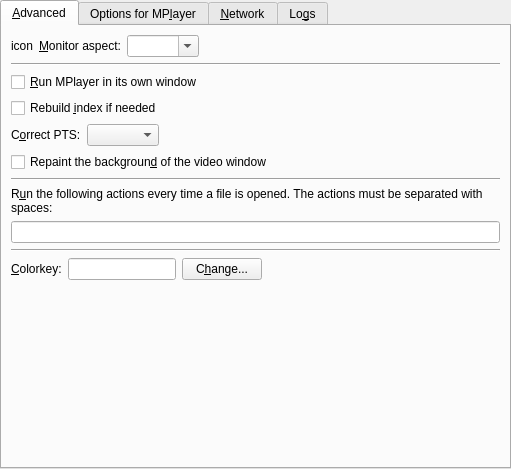
<?xml version="1.0" encoding="UTF-8"?>
<ui version="4.0">
 <class>PrefAdvanced</class>
 <widget class="QWidget" name="PrefAdvanced">
  <property name="geometry">
   <rect>
    <x>0</x>
    <y>0</y>
    <width>511</width>
    <height>469</height>
   </rect>
  </property>
  <layout class="QVBoxLayout">
   <property name="margin">
    <number>0</number>
   </property>
   <item>
    <widget class="QTabWidget" name="advanced_tab">
     <property name="currentIndex">
      <number>0</number>
     </property>
     <widget class="QWidget" name="tab1">
      <attribute name="title">
       <string>&amp;Advanced</string>
      </attribute>
      <layout class="QVBoxLayout">
       <item>
        <layout class="QHBoxLayout">
         <property name="spacing">
          <number>6</number>
         </property>
         <property name="margin">
          <number>0</number>
         </property>
         <item>
          <widget class="QLabel" name="monitor_aspect_icon">
           <property name="text">
            <string>icon</string>
           </property>
           <property name="wordWrap">
            <bool>false</bool>
           </property>
          </widget>
         </item>
         <item>
          <widget class="QLabel" name="textLabel1_8">
           <property name="text">
            <string>&amp;Monitor aspect:</string>
           </property>
           <property name="wordWrap">
            <bool>false</bool>
           </property>
           <property name="buddy">
            <cstring>monitoraspect_combo</cstring>
           </property>
          </widget>
         </item>
         <item>
          <widget class="MyComboBox" name="monitoraspect_combo">
           <property name="sizePolicy">
            <sizepolicy hsizetype="Preferred" vsizetype="Fixed">
             <horstretch>0</horstretch>
             <verstretch>0</verstretch>
            </sizepolicy>
           </property>
           <property name="editable">
            <bool>true</bool>
           </property>
          </widget>
         </item>
         <item>
          <spacer>
           <property name="orientation">
            <enum>Qt::Horizontal</enum>
           </property>
           <property name="sizeType">
            <enum>QSizePolicy::Expanding</enum>
           </property>
           <property name="sizeHint" stdset="0">
            <size>
             <width>190</width>
             <height>21</height>
            </size>
           </property>
          </spacer>
         </item>
        </layout>
       </item>
       <item>
        <widget class="Line" name="line_2">
         <property name="sizePolicy">
          <sizepolicy hsizetype="Expanding" vsizetype="Fixed">
           <horstretch>0</horstretch>
           <verstretch>0</verstretch>
          </sizepolicy>
         </property>
         <property name="orientation">
          <enum>Qt::Horizontal</enum>
         </property>
        </widget>
       </item>
       <item>
        <widget class="QCheckBox" name="mplayer_use_window_check">
         <property name="text">
          <string>&amp;Run MPlayer in its own window</string>
         </property>
        </widget>
       </item>
       <item>
        <widget class="QCheckBox" name="idx_check">
         <property name="text">
          <string>Rebuild &amp;index if needed</string>
         </property>
        </widget>
       </item>
       <item>
        <layout class="QHBoxLayout">
         <item>
          <widget class="QLabel" name="label_8">
           <property name="text">
            <string>C&amp;orrect PTS:</string>
           </property>
           <property name="buddy">
            <cstring>correct_pts_combo</cstring>
           </property>
          </widget>
         </item>
         <item>
          <widget class="TristateCombo" name="correct_pts_combo"/>
         </item>
         <item>
          <spacer>
           <property name="orientation">
            <enum>Qt::Horizontal</enum>
           </property>
           <property name="sizeHint" stdset="0">
            <size>
             <width>40</width>
             <height>20</height>
            </size>
           </property>
          </spacer>
         </item>
        </layout>
       </item>
       <item>
        <widget class="QCheckBox" name="repaint_video_background_check">
         <property name="text">
          <string>Repaint the backgroun&amp;d of the video window</string>
         </property>
        </widget>
       </item>
       <item>
        <widget class="Line" name="line_3">
         <property name="sizePolicy">
          <sizepolicy hsizetype="Expanding" vsizetype="Fixed">
           <horstretch>0</horstretch>
           <verstretch>0</verstretch>
          </sizepolicy>
         </property>
         <property name="orientation">
          <enum>Qt::Horizontal</enum>
         </property>
        </widget>
       </item>
       <item>
        <widget class="QLabel" name="label_7">
         <property name="text">
          <string>R&amp;un the following actions every time a file is opened. The actions must be separated with spaces:</string>
         </property>
         <property name="wordWrap">
          <bool>true</bool>
         </property>
         <property name="buddy">
          <cstring>actions_to_run_edit</cstring>
         </property>
        </widget>
       </item>
       <item>
        <widget class="QLineEdit" name="actions_to_run_edit"/>
       </item>
       <item>
        <widget class="Line" name="line">
         <property name="sizePolicy">
          <sizepolicy hsizetype="Expanding" vsizetype="Fixed">
           <horstretch>0</horstretch>
           <verstretch>0</verstretch>
          </sizepolicy>
         </property>
         <property name="orientation">
          <enum>Qt::Horizontal</enum>
         </property>
        </widget>
       </item>
       <item>
        <layout class="QHBoxLayout">
         <property name="spacing">
          <number>6</number>
         </property>
         <property name="margin">
          <number>0</number>
         </property>
         <item>
          <widget class="QLabel" name="colorkey_label">
           <property name="text">
            <string>&amp;Colorkey:</string>
           </property>
           <property name="wordWrap">
            <bool>false</bool>
           </property>
           <property name="buddy">
            <cstring>colorkey_view</cstring>
           </property>
          </widget>
         </item>
         <item>
          <widget class="QLineEdit" name="colorkey_view">
           <property name="sizePolicy">
            <sizepolicy hsizetype="Minimum" vsizetype="Fixed">
             <horstretch>0</horstretch>
             <verstretch>0</verstretch>
            </sizepolicy>
           </property>
          </widget>
         </item>
         <item>
          <widget class="QPushButton" name="changeButton">
           <property name="text">
            <string>C&amp;hange...</string>
           </property>
          </widget>
         </item>
         <item>
          <spacer>
           <property name="orientation">
            <enum>Qt::Horizontal</enum>
           </property>
           <property name="sizeType">
            <enum>QSizePolicy::Expanding</enum>
           </property>
           <property name="sizeHint" stdset="0">
            <size>
             <width>131</width>
             <height>21</height>
            </size>
           </property>
          </spacer>
         </item>
        </layout>
       </item>
       <item>
        <spacer>
         <property name="orientation">
          <enum>Qt::Vertical</enum>
         </property>
         <property name="sizeType">
          <enum>QSizePolicy::Expanding</enum>
         </property>
         <property name="sizeHint" stdset="0">
          <size>
           <width>489</width>
           <height>51</height>
          </size>
         </property>
        </spacer>
       </item>
      </layout>
     </widget>
     <widget class="QWidget" name="tab2">
      <attribute name="title">
       <string>Options for MP&amp;layer</string>
      </attribute>
      <layout class="QVBoxLayout">
       <property name="spacing">
        <number>6</number>
       </property>
       <property name="margin">
        <number>9</number>
       </property>
       <item>
        <widget class="QLabel" name="textLabel3_2">
         <property name="text">
          <string>Here you can pass extra options to MPlayer.
Write them separated by spaces.
Example: -flip -nosound</string>
         </property>
         <property name="alignment">
          <set>Qt::AlignVCenter</set>
         </property>
         <property name="wordWrap">
          <bool>false</bool>
         </property>
        </widget>
       </item>
       <item>
        <layout class="QHBoxLayout">
         <property name="spacing">
          <number>6</number>
         </property>
         <property name="margin">
          <number>0</number>
         </property>
         <item>
          <widget class="QLabel" name="textLabel1_3">
           <property name="text">
            <string>&amp;Options:</string>
           </property>
           <property name="wordWrap">
            <bool>false</bool>
           </property>
           <property name="buddy">
            <cstring>mplayer_args_edit</cstring>
           </property>
          </widget>
         </item>
         <item>
          <widget class="QLineEdit" name="mplayer_args_edit"/>
         </item>
        </layout>
       </item>
       <item>
        <widget class="Line" name="line2">
         <property name="sizePolicy">
          <sizepolicy hsizetype="Expanding" vsizetype="Fixed">
           <horstretch>0</horstretch>
           <verstretch>0</verstretch>
          </sizepolicy>
         </property>
         <property name="frameShape">
          <enum>QFrame::HLine</enum>
         </property>
         <property name="frameShadow">
          <enum>QFrame::Sunken</enum>
         </property>
         <property name="orientation">
          <enum>Qt::Horizontal</enum>
         </property>
        </widget>
       </item>
       <item>
        <widget class="QLabel" name="textLabel4_2">
         <property name="text">
          <string>You can also pass additional video filters.
Separate them with &quot;,&quot;. Do not use spaces!
Example: scale=512:-2,eq2=1.1</string>
         </property>
         <property name="alignment">
          <set>Qt::AlignVCenter</set>
         </property>
         <property name="wordWrap">
          <bool>false</bool>
         </property>
        </widget>
       </item>
       <item>
        <layout class="QHBoxLayout">
         <property name="spacing">
          <number>6</number>
         </property>
         <property name="margin">
          <number>0</number>
         </property>
         <item>
          <widget class="QLabel" name="textLabel2_3">
           <property name="text">
            <string>V&amp;ideo filters:</string>
           </property>
           <property name="wordWrap">
            <bool>false</bool>
           </property>
           <property name="buddy">
            <cstring>mplayer_vfilters_edit</cstring>
           </property>
          </widget>
         </item>
         <item>
          <widget class="QLineEdit" name="mplayer_vfilters_edit"/>
         </item>
        </layout>
       </item>
       <item>
        <widget class="Line" name="line3">
         <property name="sizePolicy">
          <sizepolicy hsizetype="Expanding" vsizetype="Fixed">
           <horstretch>0</horstretch>
           <verstretch>0</verstretch>
          </sizepolicy>
         </property>
         <property name="frameShape">
          <enum>QFrame::HLine</enum>
         </property>
         <property name="frameShadow">
          <enum>QFrame::Sunken</enum>
         </property>
         <property name="orientation">
          <enum>Qt::Horizontal</enum>
         </property>
        </widget>
       </item>
       <item>
        <widget class="QLabel" name="textLabel5_2">
         <property name="text">
          <string>And finally audio filters. Same rule as for video filters.
Example: resample=44100:0:0,volnorm</string>
         </property>
         <property name="alignment">
          <set>Qt::AlignVCenter</set>
         </property>
         <property name="wordWrap">
          <bool>false</bool>
         </property>
        </widget>
       </item>
       <item>
        <layout class="QHBoxLayout">
         <property name="spacing">
          <number>6</number>
         </property>
         <property name="margin">
          <number>0</number>
         </property>
         <item>
          <widget class="QLabel" name="textLabel3_3">
           <property name="text">
            <string>Audio &amp;filters:</string>
           </property>
           <property name="wordWrap">
            <bool>false</bool>
           </property>
           <property name="buddy">
            <cstring>mplayer_afilters_edit</cstring>
           </property>
          </widget>
         </item>
         <item>
          <widget class="QLineEdit" name="mplayer_afilters_edit"/>
         </item>
        </layout>
       </item>
       <item>
        <spacer>
         <property name="orientation">
          <enum>Qt::Vertical</enum>
         </property>
         <property name="sizeHint" stdset="0">
          <size>
           <width>20</width>
           <height>40</height>
          </size>
         </property>
        </spacer>
       </item>
      </layout>
     </widget>
     <widget class="QWidget" name="tab_proxy">
      <attribute name="title">
       <string>&amp;Network</string>
      </attribute>
      <layout class="QVBoxLayout">
       <item>
        <widget class="QGroupBox" name="internet_connection_groupbox">
         <property name="title">
          <string>Network Connection</string>
         </property>
         <layout class="QVBoxLayout">
          <property name="spacing">
           <number>6</number>
          </property>
          <property name="margin">
           <number>9</number>
          </property>
          <item>
           <widget class="QRadioButton" name="ipv4_button">
            <property name="text">
             <string>IPv&amp;4</string>
            </property>
           </widget>
          </item>
          <item>
           <widget class="QRadioButton" name="ipv6_button">
            <property name="text">
             <string>IPv&amp;6</string>
            </property>
           </widget>
          </item>
         </layout>
        </widget>
       </item>
       <item>
        <spacer>
         <property name="orientation">
          <enum>Qt::Vertical</enum>
         </property>
         <property name="sizeHint" stdset="0">
          <size>
           <width>458</width>
           <height>31</height>
          </size>
         </property>
        </spacer>
       </item>
      </layout>
     </widget>
     <widget class="QWidget" name="tab4">
      <attribute name="title">
       <string>Lo&amp;gs</string>
      </attribute>
      <layout class="QVBoxLayout">
       <item>
        <widget class="QCheckBox" name="log_smplayer2_check">
         <property name="text">
          <string>Log &amp;SMPlayer2 output</string>
         </property>
        </widget>
       </item>
       <item>
        <widget class="QWidget" name="smplayer2_log_container" native="true">
         <property name="enabled">
          <bool>false</bool>
         </property>
         <layout class="QHBoxLayout">
          <property name="margin">
           <number>0</number>
          </property>
          <item>
           <spacer>
            <property name="orientation">
             <enum>Qt::Horizontal</enum>
            </property>
            <property name="sizeType">
             <enum>QSizePolicy::Fixed</enum>
            </property>
            <property name="sizeHint" stdset="0">
             <size>
              <width>21</width>
              <height>41</height>
             </size>
            </property>
           </spacer>
          </item>
          <item>
           <widget class="QCheckBox" name="log_smplayer2_save_check">
            <property name="text">
             <string>Sa&amp;ve SMPlayer2 log to a file</string>
            </property>
           </widget>
          </item>
         </layout>
        </widget>
       </item>
       <item>
        <widget class="QCheckBox" name="log_mplayer_check">
         <property name="text">
          <string>Log MPlayer &amp;output</string>
         </property>
        </widget>
       </item>
       <item>
        <widget class="QWidget" name="mplayer_log_container" native="true">
         <property name="enabled">
          <bool>false</bool>
         </property>
         <layout class="QGridLayout">
          <property name="margin">
           <number>0</number>
          </property>
          <item row="0" column="0" rowspan="3">
           <spacer>
            <property name="orientation">
             <enum>Qt::Horizontal</enum>
            </property>
            <property name="sizeType">
             <enum>QSizePolicy::Fixed</enum>
            </property>
            <property name="sizeHint" stdset="0">
             <size>
              <width>21</width>
              <height>61</height>
             </size>
            </property>
           </spacer>
          </item>
          <item row="0" column="1">
           <widget class="QCheckBox" name="verbose_check">
            <property name="text">
             <string>&amp;Verbose</string>
            </property>
           </widget>
          </item>
          <item row="1" column="1">
           <widget class="QCheckBox" name="log_mplayer_save_check">
            <property name="text">
             <string>A&amp;utosave MPlayer log to file</string>
            </property>
           </widget>
          </item>
          <item row="2" column="1">
           <widget class="QLineEdit" name="log_mplayer_save_name">
            <property name="enabled">
             <bool>false</bool>
            </property>
           </widget>
          </item>
         </layout>
        </widget>
       </item>
       <item>
        <widget class="Line" name="line8_2">
         <property name="sizePolicy">
          <sizepolicy hsizetype="Expanding" vsizetype="Fixed">
           <horstretch>0</horstretch>
           <verstretch>0</verstretch>
          </sizepolicy>
         </property>
         <property name="frameShape">
          <enum>QFrame::HLine</enum>
         </property>
         <property name="frameShadow">
          <enum>QFrame::Sunken</enum>
         </property>
         <property name="orientation">
          <enum>Qt::Horizontal</enum>
         </property>
        </widget>
       </item>
       <item>
        <widget class="QLabel" name="textLabel1_17">
         <property name="text">
          <string>This option is mainly intended for debugging the application.</string>
         </property>
         <property name="wordWrap">
          <bool>false</bool>
         </property>
        </widget>
       </item>
       <item>
        <widget class="QLabel" name="textLabel2_10">
         <property name="text">
          <string>&amp;Filter for SMPlayer2 logs:</string>
         </property>
         <property name="wordWrap">
          <bool>false</bool>
         </property>
         <property name="buddy">
          <cstring>log_filter_edit</cstring>
         </property>
        </widget>
       </item>
       <item>
        <widget class="QLineEdit" name="log_filter_edit"/>
       </item>
       <item>
        <spacer>
         <property name="orientation">
          <enum>Qt::Vertical</enum>
         </property>
         <property name="sizeHint" stdset="0">
          <size>
           <width>489</width>
           <height>184</height>
          </size>
         </property>
        </spacer>
       </item>
      </layout>
     </widget>
    </widget>
   </item>
  </layout>
 </widget>
 <customwidgets>
  <customwidget>
   <class>MyComboBox</class>
   <extends>QComboBox</extends>
   <header>mycombobox.h</header>
  </customwidget>
  <customwidget>
   <class>TristateCombo</class>
   <extends>QComboBox</extends>
   <header>tristatecombo.h</header>
  </customwidget>
 </customwidgets>
 <tabstops>
  <tabstop>advanced_tab</tabstop>
  <tabstop>monitoraspect_combo</tabstop>
  <tabstop>mplayer_use_window_check</tabstop>
  <tabstop>idx_check</tabstop>
  <tabstop>correct_pts_combo</tabstop>
  <tabstop>repaint_video_background_check</tabstop>
  <tabstop>actions_to_run_edit</tabstop>
  <tabstop>colorkey_view</tabstop>
  <tabstop>changeButton</tabstop>
  <tabstop>mplayer_args_edit</tabstop>
  <tabstop>mplayer_vfilters_edit</tabstop>
  <tabstop>mplayer_afilters_edit</tabstop>
  <tabstop>ipv4_button</tabstop>
  <tabstop>ipv6_button</tabstop>
  <tabstop>log_smplayer2_check</tabstop>
  <tabstop>log_smplayer2_save_check</tabstop>
  <tabstop>log_mplayer_check</tabstop>
  <tabstop>verbose_check</tabstop>
  <tabstop>log_mplayer_save_check</tabstop>
  <tabstop>log_mplayer_save_name</tabstop>
  <tabstop>log_filter_edit</tabstop>
 </tabstops>
 <resources/>
 <connections>
  <connection>
   <sender>log_mplayer_save_check</sender>
   <signal>toggled(bool)</signal>
   <receiver>log_mplayer_save_name</receiver>
   <slot>setEnabled(bool)</slot>
   <hints>
    <hint type="sourcelabel">
     <x>249</x>
     <y>180</y>
    </hint>
    <hint type="destinationlabel">
     <x>279</x>
     <y>174</y>
    </hint>
   </hints>
  </connection>
  <connection>
   <sender>log_mplayer_check</sender>
   <signal>toggled(bool)</signal>
   <receiver>mplayer_log_container</receiver>
   <slot>setEnabled(bool)</slot>
   <hints>
    <hint type="sourcelabel">
     <x>255</x>
     <y>73</y>
    </hint>
    <hint type="destinationlabel">
     <x>255</x>
     <y>143</y>
    </hint>
   </hints>
  </connection>
  <connection>
   <sender>log_smplayer2_check</sender>
   <signal>toggled(bool)</signal>
   <receiver>smplayer2_log_container</receiver>
   <slot>setEnabled(bool)</slot>
   <hints>
    <hint type="sourcelabel">
     <x>255</x>
     <y>47</y>
    </hint>
    <hint type="destinationlabel">
     <x>255</x>
     <y>86</y>
    </hint>
   </hints>
  </connection>
 </connections>
</ui>
